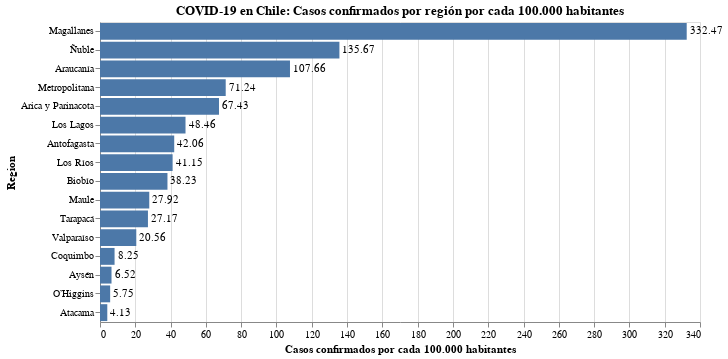

Notebook code for this chart:
### Code cell
#hide_input
bars = alt.Chart(data_raw).mark_bar().encode(
    x = alt.X('Tasa de casos:Q', scale=alt.Scale(domain=(0, 340)), axis=alt.Axis(title='Casos confirmados por cada 100.000 habitantes')),
    y = alt.Y('Region:N', sort='-x')
).properties(
    title='COVID-19 en Chile: Casos confirmados por región por cada 100.000 habitantes'
)

text = bars.mark_text(
    align='left',
    baseline='middle',
    dx=3  # Nudges text to right so it doesn't appear on top of the bar
).encode(
    text=alt.Text('Tasa de casos:Q', format=',.2f')
)

bars.configure_title(
    fontSize=20,
    font='Courier',
    anchor='start',
    color='gray'
)

(bars + text).properties(width=600, height=300)

### Figure 1 — Vega-Lite specification as saved in the notebook (floating-point values rounded to 4 significant figures)
{"config": {"view": {"continuousWidth": 400, "continuousHeight": 300}}, "layer": [{"mark": "bar", "encoding": {"x": {"type": "quantitative", "axis": {"title": "Casos confirmados por cada 100.000 habitantes"}, "field": "Tasa de casos", "scale": {"domain": [0, 340]}}, "y": {"type": "nominal", "field": "Region", "sort": "-x"}}, "title": "COVID-19 en Chile: Casos confirmados por región por cada 100.000 habitantes"}, {"mark": {"type": "text", "align": "left", "baseline": "middle", "dx": 3}, "encoding": {"text": {"type": "quantitative", "field": "Tasa de casos", "format": ",.2f"}, "x": {"type": "quantitative", "axis": {"title": "Casos confirmados por cada 100.000 habitantes"}, "field": "Tasa de casos", "scale": {"domain": [0, 340]}}, "y": {"type": "nominal", "field": "Region", "sort": "-x"}}, "title": "COVID-19 en Chile: Casos confirmados por región por cada 100.000 habitantes"}], "data": {"name": "data-707922cb1a76774a366da124180095c9"}, "height": 300, "width": 600, "$schema": "https://vega.github.io/schema/vega-lite/v4.8.1.json", "datasets": {"data-707922cb1a76774a366da124180095c9": [{"Region": "Arica y Parinacota", "2020-04-21": 170, "Tasa de casos": 67.43}, {"Region": "Tarapacá", "2020-04-21": 104, "Tasa de casos": 27.17}, {"Region": "Antofagasta", "2020-04-21": 291, "Tasa de casos": 42.06}, {"Region": "Atacama", "2020-04-21": 13, "Tasa de casos": 4.131}, {"Region": "Coquimbo", "2020-04-21": 69, "Tasa de casos": 8.253}, {"Region": "Valparaíso", "2020-04-21": 403, "Tasa de casos": 20.56}, {"Region": "Metropolitana", "2020-04-21": 5788, "Tasa de casos": 71.24}, {"Region": "O’Higgins", "2020-04-21": 57, "Tasa de casos": 5.751}, {"Region": "Maule", "2020-04-21": 316, "Tasa de casos": 27.92}, {"Region": "Ñuble", "2020-04-21": 694, "Tasa de casos": 135.7}, {"Region": "Biobío", "2020-04-21": 636, "Tasa de casos": 38.23}, {"Region": "Araucanía", "2020-04-21": 1092, "Tasa de casos": 107.7}, {"Region": "Los Ríos", "2020-04-21": 167, "Tasa de casos": 41.15}, {"Region": "Los Lagos", "2020-04-21": 432, "Tasa de casos": 48.46}, {"Region": "Aysén", "2020-04-21": 7, "Tasa de casos": 6.524}, {"Region": "Magallanes", "2020-04-21": 593, "Tasa de casos": 332.5}]}}
